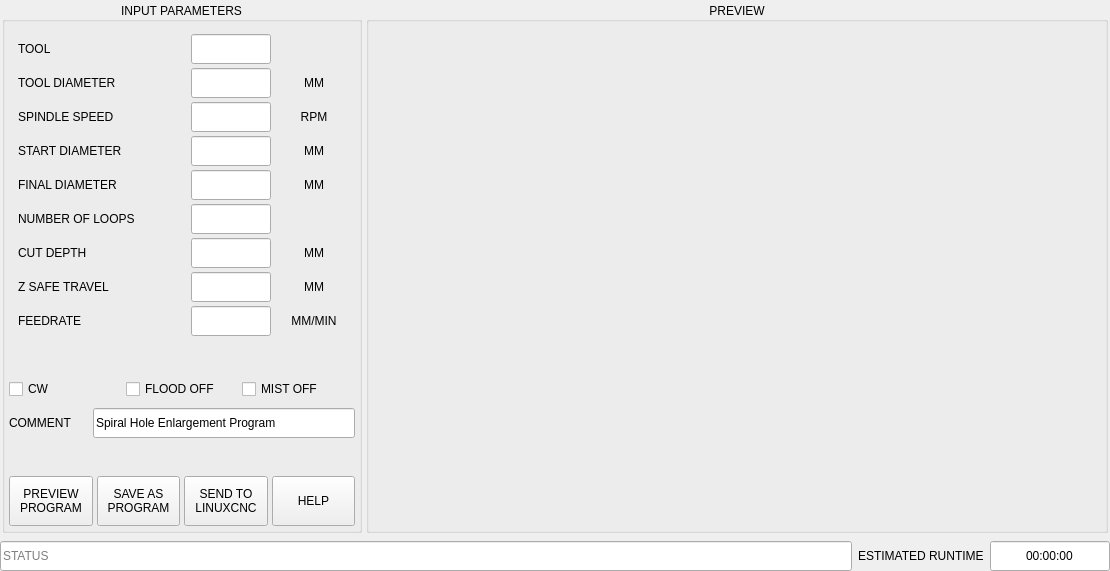
<?xml version="1.0" encoding="UTF-8"?>
<ui version="4.0">
 <class>Form</class>
 <widget class="QWidget" name="Form">
  <property name="geometry">
   <rect>
    <x>0</x>
    <y>0</y>
    <width>1110</width>
    <height>571</height>
   </rect>
  </property>
  <property name="windowTitle">
   <string>Form</string>
  </property>
  <layout class="QVBoxLayout" name="verticalLayout_2">
   <property name="spacing">
    <number>6</number>
   </property>
   <property name="leftMargin">
    <number>0</number>
   </property>
   <property name="topMargin">
    <number>0</number>
   </property>
   <property name="rightMargin">
    <number>0</number>
   </property>
   <property name="bottomMargin">
    <number>0</number>
   </property>
   <item>
    <widget class="QFrame" name="frame_hole_enlarge">
     <property name="maximumSize">
      <size>
       <width>16777215</width>
       <height>16777215</height>
      </size>
     </property>
     <property name="frameShape">
      <enum>QFrame::NoFrame</enum>
     </property>
     <property name="frameShadow">
      <enum>QFrame::Plain</enum>
     </property>
     <layout class="QHBoxLayout" name="horizontalLayout" stretch="0,1">
      <property name="spacing">
       <number>4</number>
      </property>
      <property name="leftMargin">
       <number>2</number>
      </property>
      <property name="topMargin">
       <number>2</number>
      </property>
      <property name="rightMargin">
       <number>2</number>
      </property>
      <property name="bottomMargin">
       <number>2</number>
      </property>
      <item>
       <widget class="QGroupBox" name="groupbox_parameters">
        <property name="minimumSize">
         <size>
          <width>360</width>
          <height>0</height>
         </size>
        </property>
        <property name="maximumSize">
         <size>
          <width>360</width>
          <height>16777215</height>
         </size>
        </property>
        <property name="title">
         <string>INPUT PARAMETERS</string>
        </property>
        <property name="alignment">
         <set>Qt::AlignCenter</set>
        </property>
        <layout class="QVBoxLayout" name="verticalLayout">
         <property name="spacing">
          <number>4</number>
         </property>
         <property name="leftMargin">
          <number>4</number>
         </property>
         <property name="topMargin">
          <number>12</number>
         </property>
         <property name="rightMargin">
          <number>4</number>
         </property>
         <property name="bottomMargin">
          <number>4</number>
         </property>
         <item>
          <widget class="QWidget" name="widget_tool" native="true">
           <property name="minimumSize">
            <size>
             <width>0</width>
             <height>30</height>
            </size>
           </property>
           <property name="maximumSize">
            <size>
             <width>16777215</width>
             <height>30</height>
            </size>
           </property>
           <layout class="QHBoxLayout" name="horizontalLayout_12">
            <property name="spacing">
             <number>4</number>
            </property>
            <property name="leftMargin">
             <number>0</number>
            </property>
            <property name="topMargin">
             <number>0</number>
            </property>
            <property name="rightMargin">
             <number>0</number>
            </property>
            <property name="bottomMargin">
             <number>0</number>
            </property>
            <item>
             <widget class="QLabel" name="lbl_tool_num">
              <property name="maximumSize">
               <size>
                <width>160</width>
                <height>16777215</height>
               </size>
              </property>
              <property name="text">
               <string>TOOL</string>
              </property>
             </widget>
            </item>
            <item>
             <widget class="QLineEdit" name="lineEdit_tool">
              <property name="sizePolicy">
               <sizepolicy hsizetype="Preferred" vsizetype="Preferred">
                <horstretch>0</horstretch>
                <verstretch>0</verstretch>
               </sizepolicy>
              </property>
              <property name="maximumSize">
               <size>
                <width>80</width>
                <height>16777215</height>
               </size>
              </property>
              <property name="toolTip">
               <string>Program starting RPM</string>
              </property>
              <property name="maxLength">
               <number>5</number>
              </property>
              <property name="alignment">
               <set>Qt::AlignCenter</set>
              </property>
             </widget>
            </item>
            <item>
             <widget class="QLabel" name="label_2">
              <property name="minimumSize">
               <size>
                <width>60</width>
                <height>0</height>
               </size>
              </property>
              <property name="maximumSize">
               <size>
                <width>60</width>
                <height>16777215</height>
               </size>
              </property>
              <property name="text">
               <string/>
              </property>
             </widget>
            </item>
           </layout>
          </widget>
         </item>
         <item>
          <widget class="QWidget" name="widget_too_dia" native="true">
           <property name="minimumSize">
            <size>
             <width>0</width>
             <height>30</height>
            </size>
           </property>
           <property name="maximumSize">
            <size>
             <width>16777215</width>
             <height>30</height>
            </size>
           </property>
           <layout class="QHBoxLayout" name="horizontalLayout_6">
            <property name="spacing">
             <number>4</number>
            </property>
            <property name="leftMargin">
             <number>0</number>
            </property>
            <property name="topMargin">
             <number>0</number>
            </property>
            <property name="rightMargin">
             <number>0</number>
            </property>
            <property name="bottomMargin">
             <number>0</number>
            </property>
            <item>
             <widget class="QLabel" name="lbl_tool_dia">
              <property name="minimumSize">
               <size>
                <width>160</width>
                <height>0</height>
               </size>
              </property>
              <property name="maximumSize">
               <size>
                <width>160</width>
                <height>16777215</height>
               </size>
              </property>
              <property name="text">
               <string>TOOL DIAMETER</string>
              </property>
             </widget>
            </item>
            <item>
             <widget class="QLineEdit" name="lineEdit_tool_dia">
              <property name="sizePolicy">
               <sizepolicy hsizetype="Preferred" vsizetype="Preferred">
                <horstretch>0</horstretch>
                <verstretch>0</verstretch>
               </sizepolicy>
              </property>
              <property name="minimumSize">
               <size>
                <width>80</width>
                <height>0</height>
               </size>
              </property>
              <property name="maximumSize">
               <size>
                <width>80</width>
                <height>16777215</height>
               </size>
              </property>
              <property name="toolTip">
               <string>Program ending RPM</string>
              </property>
              <property name="maxLength">
               <number>10</number>
              </property>
              <property name="alignment">
               <set>Qt::AlignCenter</set>
              </property>
             </widget>
            </item>
            <item>
             <widget class="QLabel" name="lbl_tool_dia_unit">
              <property name="minimumSize">
               <size>
                <width>60</width>
                <height>0</height>
               </size>
              </property>
              <property name="maximumSize">
               <size>
                <width>60</width>
                <height>16777215</height>
               </size>
              </property>
              <property name="text">
               <string>MM</string>
              </property>
              <property name="alignment">
               <set>Qt::AlignCenter</set>
              </property>
             </widget>
            </item>
           </layout>
          </widget>
         </item>
         <item>
          <widget class="QWidget" name="widget_spindle" native="true">
           <property name="minimumSize">
            <size>
             <width>0</width>
             <height>30</height>
            </size>
           </property>
           <property name="maximumSize">
            <size>
             <width>16777215</width>
             <height>30</height>
            </size>
           </property>
           <layout class="QHBoxLayout" name="horizontalLayout_13">
            <property name="spacing">
             <number>4</number>
            </property>
            <property name="leftMargin">
             <number>0</number>
            </property>
            <property name="topMargin">
             <number>0</number>
            </property>
            <property name="rightMargin">
             <number>0</number>
            </property>
            <property name="bottomMargin">
             <number>0</number>
            </property>
            <item>
             <widget class="QLabel" name="lbl_spindle">
              <property name="minimumSize">
               <size>
                <width>160</width>
                <height>0</height>
               </size>
              </property>
              <property name="maximumSize">
               <size>
                <width>160</width>
                <height>16777215</height>
               </size>
              </property>
              <property name="text">
               <string>SPINDLE SPEED</string>
              </property>
             </widget>
            </item>
            <item>
             <widget class="QLineEdit" name="lineEdit_spindle">
              <property name="sizePolicy">
               <sizepolicy hsizetype="Preferred" vsizetype="Preferred">
                <horstretch>0</horstretch>
                <verstretch>0</verstretch>
               </sizepolicy>
              </property>
              <property name="minimumSize">
               <size>
                <width>80</width>
                <height>0</height>
               </size>
              </property>
              <property name="maximumSize">
               <size>
                <width>80</width>
                <height>16777215</height>
               </size>
              </property>
              <property name="maxLength">
               <number>10</number>
              </property>
              <property name="alignment">
               <set>Qt::AlignCenter</set>
              </property>
             </widget>
            </item>
            <item>
             <widget class="QLabel" name="lbl_spindle_unit">
              <property name="minimumSize">
               <size>
                <width>60</width>
                <height>0</height>
               </size>
              </property>
              <property name="maximumSize">
               <size>
                <width>60</width>
                <height>16777215</height>
               </size>
              </property>
              <property name="text">
               <string>RPM</string>
              </property>
              <property name="alignment">
               <set>Qt::AlignCenter</set>
              </property>
             </widget>
            </item>
           </layout>
          </widget>
         </item>
         <item>
          <widget class="QWidget" name="widget_start_dia" native="true">
           <property name="minimumSize">
            <size>
             <width>0</width>
             <height>30</height>
            </size>
           </property>
           <property name="maximumSize">
            <size>
             <width>16777215</width>
             <height>30</height>
            </size>
           </property>
           <layout class="QHBoxLayout" name="horizontalLayout_8">
            <property name="spacing">
             <number>4</number>
            </property>
            <property name="leftMargin">
             <number>0</number>
            </property>
            <property name="topMargin">
             <number>0</number>
            </property>
            <property name="rightMargin">
             <number>0</number>
            </property>
            <property name="bottomMargin">
             <number>0</number>
            </property>
            <item>
             <widget class="QLabel" name="lbl_init_dia">
              <property name="minimumSize">
               <size>
                <width>160</width>
                <height>0</height>
               </size>
              </property>
              <property name="maximumSize">
               <size>
                <width>160</width>
                <height>16777215</height>
               </size>
              </property>
              <property name="toolTip">
               <string/>
              </property>
              <property name="text">
               <string>START DIAMETER</string>
              </property>
             </widget>
            </item>
            <item>
             <widget class="QLineEdit" name="lineEdit_start_dia">
              <property name="sizePolicy">
               <sizepolicy hsizetype="Preferred" vsizetype="Preferred">
                <horstretch>0</horstretch>
                <verstretch>0</verstretch>
               </sizepolicy>
              </property>
              <property name="minimumSize">
               <size>
                <width>80</width>
                <height>0</height>
               </size>
              </property>
              <property name="maximumSize">
               <size>
                <width>80</width>
                <height>16777215</height>
               </size>
              </property>
              <property name="toolTip">
               <string>Total program duration in minutes</string>
              </property>
              <property name="maxLength">
               <number>10</number>
              </property>
              <property name="alignment">
               <set>Qt::AlignCenter</set>
              </property>
             </widget>
            </item>
            <item>
             <widget class="QLabel" name="lbl_start_dia_unit">
              <property name="minimumSize">
               <size>
                <width>60</width>
                <height>0</height>
               </size>
              </property>
              <property name="maximumSize">
               <size>
                <width>60</width>
                <height>16777215</height>
               </size>
              </property>
              <property name="text">
               <string>MM</string>
              </property>
              <property name="alignment">
               <set>Qt::AlignCenter</set>
              </property>
             </widget>
            </item>
           </layout>
          </widget>
         </item>
         <item>
          <widget class="QWidget" name="widget_final_dia" native="true">
           <property name="minimumSize">
            <size>
             <width>0</width>
             <height>30</height>
            </size>
           </property>
           <property name="maximumSize">
            <size>
             <width>16777215</width>
             <height>30</height>
            </size>
           </property>
           <layout class="QHBoxLayout" name="horizontalLayout_7">
            <property name="spacing">
             <number>4</number>
            </property>
            <property name="leftMargin">
             <number>0</number>
            </property>
            <property name="topMargin">
             <number>0</number>
            </property>
            <property name="rightMargin">
             <number>0</number>
            </property>
            <property name="bottomMargin">
             <number>0</number>
            </property>
            <item>
             <widget class="QLabel" name="lbl_final_dia">
              <property name="minimumSize">
               <size>
                <width>160</width>
                <height>0</height>
               </size>
              </property>
              <property name="maximumSize">
               <size>
                <width>160</width>
                <height>16777215</height>
               </size>
              </property>
              <property name="toolTip">
               <string>Tool to use for facing</string>
              </property>
              <property name="text">
               <string>FINAL DIAMETER</string>
              </property>
             </widget>
            </item>
            <item>
             <widget class="QLineEdit" name="lineEdit_final_dia">
              <property name="sizePolicy">
               <sizepolicy hsizetype="Preferred" vsizetype="Preferred">
                <horstretch>0</horstretch>
                <verstretch>0</verstretch>
               </sizepolicy>
              </property>
              <property name="minimumSize">
               <size>
                <width>80</width>
                <height>0</height>
               </size>
              </property>
              <property name="maximumSize">
               <size>
                <width>80</width>
                <height>16777215</height>
               </size>
              </property>
              <property name="toolTip">
               <string>Number of program steps</string>
              </property>
              <property name="maxLength">
               <number>10</number>
              </property>
              <property name="alignment">
               <set>Qt::AlignCenter</set>
              </property>
             </widget>
            </item>
            <item>
             <widget class="QLabel" name="lbl_final_dia_unit">
              <property name="minimumSize">
               <size>
                <width>60</width>
                <height>0</height>
               </size>
              </property>
              <property name="maximumSize">
               <size>
                <width>60</width>
                <height>16777215</height>
               </size>
              </property>
              <property name="text">
               <string>MM</string>
              </property>
              <property name="alignment">
               <set>Qt::AlignCenter</set>
              </property>
             </widget>
            </item>
           </layout>
          </widget>
         </item>
         <item>
          <widget class="QWidget" name="widget_depth" native="true">
           <property name="minimumSize">
            <size>
             <width>0</width>
             <height>30</height>
            </size>
           </property>
           <property name="maximumSize">
            <size>
             <width>16777215</width>
             <height>30</height>
            </size>
           </property>
           <layout class="QHBoxLayout" name="horizontalLayout_3">
            <property name="spacing">
             <number>4</number>
            </property>
            <property name="leftMargin">
             <number>0</number>
            </property>
            <property name="topMargin">
             <number>0</number>
            </property>
            <property name="rightMargin">
             <number>0</number>
            </property>
            <property name="bottomMargin">
             <number>0</number>
            </property>
            <item>
             <widget class="QLabel" name="lbl_loops">
              <property name="minimumSize">
               <size>
                <width>160</width>
                <height>0</height>
               </size>
              </property>
              <property name="maximumSize">
               <size>
                <width>160</width>
                <height>16777215</height>
               </size>
              </property>
              <property name="text">
               <string>NUMBER OF LOOPS</string>
              </property>
             </widget>
            </item>
            <item>
             <widget class="QLineEdit" name="lineEdit_loops">
              <property name="sizePolicy">
               <sizepolicy hsizetype="Preferred" vsizetype="Preferred">
                <horstretch>0</horstretch>
                <verstretch>0</verstretch>
               </sizepolicy>
              </property>
              <property name="minimumSize">
               <size>
                <width>80</width>
                <height>0</height>
               </size>
              </property>
              <property name="maximumSize">
               <size>
                <width>80</width>
                <height>16777215</height>
               </size>
              </property>
              <property name="maxLength">
               <number>10</number>
              </property>
              <property name="alignment">
               <set>Qt::AlignCenter</set>
              </property>
             </widget>
            </item>
            <item>
             <widget class="QLabel" name="lbl_loops_unit">
              <property name="minimumSize">
               <size>
                <width>60</width>
                <height>0</height>
               </size>
              </property>
              <property name="maximumSize">
               <size>
                <width>60</width>
                <height>16777215</height>
               </size>
              </property>
              <property name="text">
               <string/>
              </property>
              <property name="alignment">
               <set>Qt::AlignCenter</set>
              </property>
             </widget>
            </item>
           </layout>
          </widget>
         </item>
         <item>
          <widget class="QWidget" name="widget_cut_depth" native="true">
           <property name="minimumSize">
            <size>
             <width>0</width>
             <height>30</height>
            </size>
           </property>
           <property name="maximumSize">
            <size>
             <width>16777215</width>
             <height>30</height>
            </size>
           </property>
           <layout class="QHBoxLayout" name="horizontalLayout_4">
            <property name="spacing">
             <number>4</number>
            </property>
            <property name="leftMargin">
             <number>0</number>
            </property>
            <property name="topMargin">
             <number>0</number>
            </property>
            <property name="rightMargin">
             <number>0</number>
            </property>
            <property name="bottomMargin">
             <number>0</number>
            </property>
            <item>
             <widget class="QLabel" name="lbl_cut_depth">
              <property name="minimumSize">
               <size>
                <width>160</width>
                <height>0</height>
               </size>
              </property>
              <property name="maximumSize">
               <size>
                <width>160</width>
                <height>16777215</height>
               </size>
              </property>
              <property name="text">
               <string>CUT DEPTH</string>
              </property>
             </widget>
            </item>
            <item>
             <widget class="QLineEdit" name="lineEdit_cut_depth">
              <property name="sizePolicy">
               <sizepolicy hsizetype="Preferred" vsizetype="Preferred">
                <horstretch>0</horstretch>
                <verstretch>0</verstretch>
               </sizepolicy>
              </property>
              <property name="minimumSize">
               <size>
                <width>80</width>
                <height>0</height>
               </size>
              </property>
              <property name="maximumSize">
               <size>
                <width>80</width>
                <height>16777215</height>
               </size>
              </property>
              <property name="maxLength">
               <number>10</number>
              </property>
              <property name="alignment">
               <set>Qt::AlignCenter</set>
              </property>
             </widget>
            </item>
            <item>
             <widget class="QLabel" name="lbl_cut_depth_unit">
              <property name="minimumSize">
               <size>
                <width>60</width>
                <height>0</height>
               </size>
              </property>
              <property name="maximumSize">
               <size>
                <width>60</width>
                <height>16777215</height>
               </size>
              </property>
              <property name="text">
               <string>MM</string>
              </property>
              <property name="alignment">
               <set>Qt::AlignCenter</set>
              </property>
             </widget>
            </item>
           </layout>
          </widget>
         </item>
         <item>
          <widget class="QWidget" name="widget_z_safe" native="true">
           <property name="minimumSize">
            <size>
             <width>0</width>
             <height>30</height>
            </size>
           </property>
           <property name="maximumSize">
            <size>
             <width>16777215</width>
             <height>30</height>
            </size>
           </property>
           <layout class="QHBoxLayout" name="horizontalLayout_10">
            <property name="spacing">
             <number>4</number>
            </property>
            <property name="leftMargin">
             <number>0</number>
            </property>
            <property name="topMargin">
             <number>0</number>
            </property>
            <property name="rightMargin">
             <number>0</number>
            </property>
            <property name="bottomMargin">
             <number>0</number>
            </property>
            <item>
             <widget class="QLabel" name="lbl_z_safe">
              <property name="minimumSize">
               <size>
                <width>160</width>
                <height>0</height>
               </size>
              </property>
              <property name="maximumSize">
               <size>
                <width>160</width>
                <height>16777215</height>
               </size>
              </property>
              <property name="text">
               <string>Z SAFE TRAVEL</string>
              </property>
             </widget>
            </item>
            <item>
             <widget class="QLineEdit" name="lineEdit_z_safe">
              <property name="sizePolicy">
               <sizepolicy hsizetype="Preferred" vsizetype="Preferred">
                <horstretch>0</horstretch>
                <verstretch>0</verstretch>
               </sizepolicy>
              </property>
              <property name="minimumSize">
               <size>
                <width>80</width>
                <height>0</height>
               </size>
              </property>
              <property name="maximumSize">
               <size>
                <width>80</width>
                <height>16777215</height>
               </size>
              </property>
              <property name="maxLength">
               <number>10</number>
              </property>
              <property name="alignment">
               <set>Qt::AlignCenter</set>
              </property>
             </widget>
            </item>
            <item>
             <widget class="QLabel" name="lbl_z_safe_unit">
              <property name="minimumSize">
               <size>
                <width>60</width>
                <height>0</height>
               </size>
              </property>
              <property name="maximumSize">
               <size>
                <width>60</width>
                <height>16777215</height>
               </size>
              </property>
              <property name="text">
               <string>MM</string>
              </property>
              <property name="alignment">
               <set>Qt::AlignCenter</set>
              </property>
             </widget>
            </item>
           </layout>
          </widget>
         </item>
         <item>
          <widget class="QWidget" name="widget_feed" native="true">
           <property name="minimumSize">
            <size>
             <width>0</width>
             <height>30</height>
            </size>
           </property>
           <property name="maximumSize">
            <size>
             <width>16777215</width>
             <height>30</height>
            </size>
           </property>
           <layout class="QHBoxLayout" name="horizontalLayout_5">
            <property name="spacing">
             <number>4</number>
            </property>
            <property name="leftMargin">
             <number>0</number>
            </property>
            <property name="topMargin">
             <number>0</number>
            </property>
            <property name="rightMargin">
             <number>0</number>
            </property>
            <property name="bottomMargin">
             <number>0</number>
            </property>
            <item>
             <widget class="QLabel" name="lbl_feed">
              <property name="minimumSize">
               <size>
                <width>160</width>
                <height>0</height>
               </size>
              </property>
              <property name="maximumSize">
               <size>
                <width>160</width>
                <height>16777215</height>
               </size>
              </property>
              <property name="text">
               <string>FEEDRATE</string>
              </property>
             </widget>
            </item>
            <item>
             <widget class="QLineEdit" name="lineEdit_feed">
              <property name="sizePolicy">
               <sizepolicy hsizetype="Preferred" vsizetype="Preferred">
                <horstretch>0</horstretch>
                <verstretch>0</verstretch>
               </sizepolicy>
              </property>
              <property name="minimumSize">
               <size>
                <width>80</width>
                <height>0</height>
               </size>
              </property>
              <property name="maximumSize">
               <size>
                <width>80</width>
                <height>16777215</height>
               </size>
              </property>
              <property name="maxLength">
               <number>10</number>
              </property>
              <property name="alignment">
               <set>Qt::AlignCenter</set>
              </property>
             </widget>
            </item>
            <item>
             <widget class="QLabel" name="lbl_feed_unit">
              <property name="minimumSize">
               <size>
                <width>60</width>
                <height>0</height>
               </size>
              </property>
              <property name="maximumSize">
               <size>
                <width>60</width>
                <height>16777215</height>
               </size>
              </property>
              <property name="text">
               <string>MM/MIN</string>
              </property>
              <property name="alignment">
               <set>Qt::AlignCenter</set>
              </property>
             </widget>
            </item>
           </layout>
          </widget>
         </item>
         <item>
          <spacer name="verticalSpacer_2">
           <property name="orientation">
            <enum>Qt::Vertical</enum>
           </property>
           <property name="sizeHint" stdset="0">
            <size>
             <width>20</width>
             <height>40</height>
            </size>
           </property>
          </spacer>
         </item>
         <item>
          <layout class="QHBoxLayout" name="horizontalLayout_14">
           <property name="spacing">
            <number>4</number>
           </property>
           <property name="bottomMargin">
            <number>0</number>
           </property>
           <item>
            <widget class="QCheckBox" name="chk_direction">
             <property name="sizePolicy">
              <sizepolicy hsizetype="Preferred" vsizetype="Preferred">
               <horstretch>0</horstretch>
               <verstretch>0</verstretch>
              </sizepolicy>
             </property>
             <property name="minimumSize">
              <size>
               <width>0</width>
               <height>30</height>
              </size>
             </property>
             <property name="maximumSize">
              <size>
               <width>16777215</width>
               <height>30</height>
              </size>
             </property>
             <property name="toolTip">
              <string>Circular travel direction</string>
             </property>
             <property name="text">
              <string>CW</string>
             </property>
             <property name="checked">
              <bool>false</bool>
             </property>
             <property name="autoExclusive">
              <bool>false</bool>
             </property>
            </widget>
           </item>
           <item>
            <widget class="QCheckBox" name="chk_flood">
             <property name="sizePolicy">
              <sizepolicy hsizetype="Preferred" vsizetype="Preferred">
               <horstretch>0</horstretch>
               <verstretch>0</verstretch>
              </sizepolicy>
             </property>
             <property name="minimumSize">
              <size>
               <width>0</width>
               <height>30</height>
              </size>
             </property>
             <property name="maximumSize">
              <size>
               <width>16777215</width>
               <height>30</height>
              </size>
             </property>
             <property name="text">
              <string>FLOOD OFF</string>
             </property>
            </widget>
           </item>
           <item>
            <widget class="QCheckBox" name="chk_mist">
             <property name="sizePolicy">
              <sizepolicy hsizetype="Preferred" vsizetype="Preferred">
               <horstretch>0</horstretch>
               <verstretch>0</verstretch>
              </sizepolicy>
             </property>
             <property name="minimumSize">
              <size>
               <width>0</width>
               <height>30</height>
              </size>
             </property>
             <property name="maximumSize">
              <size>
               <width>16777215</width>
               <height>30</height>
              </size>
             </property>
             <property name="text">
              <string>MIST OFF</string>
             </property>
            </widget>
           </item>
          </layout>
         </item>
         <item>
          <widget class="QWidget" name="widget_comment" native="true">
           <property name="minimumSize">
            <size>
             <width>0</width>
             <height>30</height>
            </size>
           </property>
           <property name="maximumSize">
            <size>
             <width>16777215</width>
             <height>30</height>
            </size>
           </property>
           <layout class="QHBoxLayout" name="horizontalLayout_11">
            <property name="spacing">
             <number>4</number>
            </property>
            <property name="leftMargin">
             <number>0</number>
            </property>
            <property name="topMargin">
             <number>0</number>
            </property>
            <property name="rightMargin">
             <number>0</number>
            </property>
            <property name="bottomMargin">
             <number>0</number>
            </property>
            <item>
             <widget class="QLabel" name="lbl_comment">
              <property name="minimumSize">
               <size>
                <width>80</width>
                <height>0</height>
               </size>
              </property>
              <property name="maximumSize">
               <size>
                <width>80</width>
                <height>16777215</height>
               </size>
              </property>
              <property name="toolTip">
               <string>Comment for gcode file</string>
              </property>
              <property name="text">
               <string>COMMENT</string>
              </property>
              <property name="alignment">
               <set>Qt::AlignLeading|Qt::AlignLeft|Qt::AlignVCenter</set>
              </property>
             </widget>
            </item>
            <item>
             <widget class="QLineEdit" name="lineEdit_comment">
              <property name="sizePolicy">
               <sizepolicy hsizetype="Preferred" vsizetype="Preferred">
                <horstretch>0</horstretch>
                <verstretch>0</verstretch>
               </sizepolicy>
              </property>
              <property name="toolTip">
               <string/>
              </property>
              <property name="text">
               <string>Spiral Hole Enlargement Program</string>
              </property>
             </widget>
            </item>
           </layout>
          </widget>
         </item>
         <item>
          <spacer name="verticalSpacer">
           <property name="orientation">
            <enum>Qt::Vertical</enum>
           </property>
           <property name="sizeHint" stdset="0">
            <size>
             <width>20</width>
             <height>40</height>
            </size>
           </property>
          </spacer>
         </item>
         <item>
          <layout class="QHBoxLayout" name="horizontalLayout_2">
           <property name="spacing">
            <number>4</number>
           </property>
           <property name="topMargin">
            <number>0</number>
           </property>
           <item>
            <widget class="QPushButton" name="btn_preview">
             <property name="sizePolicy">
              <sizepolicy hsizetype="Preferred" vsizetype="Fixed">
               <horstretch>0</horstretch>
               <verstretch>0</verstretch>
              </sizepolicy>
             </property>
             <property name="minimumSize">
              <size>
               <width>0</width>
               <height>50</height>
              </size>
             </property>
             <property name="maximumSize">
              <size>
               <width>16777215</width>
               <height>50</height>
              </size>
             </property>
             <property name="text">
              <string>PREVIEW
PROGRAM</string>
             </property>
            </widget>
           </item>
           <item>
            <widget class="QPushButton" name="btn_create">
             <property name="sizePolicy">
              <sizepolicy hsizetype="Preferred" vsizetype="Fixed">
               <horstretch>0</horstretch>
               <verstretch>0</verstretch>
              </sizepolicy>
             </property>
             <property name="minimumSize">
              <size>
               <width>0</width>
               <height>50</height>
              </size>
             </property>
             <property name="maximumSize">
              <size>
               <width>16777215</width>
               <height>50</height>
              </size>
             </property>
             <property name="toolTip">
              <string>Create program and save to file</string>
             </property>
             <property name="text">
              <string>SAVE AS
PROGRAM</string>
             </property>
            </widget>
           </item>
           <item>
            <widget class="QPushButton" name="btn_send">
             <property name="sizePolicy">
              <sizepolicy hsizetype="Preferred" vsizetype="Fixed">
               <horstretch>0</horstretch>
               <verstretch>0</verstretch>
              </sizepolicy>
             </property>
             <property name="minimumSize">
              <size>
               <width>0</width>
               <height>50</height>
              </size>
             </property>
             <property name="maximumSize">
              <size>
               <width>16777215</width>
               <height>50</height>
              </size>
             </property>
             <property name="toolTip">
              <string>Create temporary program and load to linuxcnc</string>
             </property>
             <property name="text">
              <string>SEND TO
LINUXCNC</string>
             </property>
            </widget>
           </item>
           <item>
            <widget class="QPushButton" name="btn_help">
             <property name="sizePolicy">
              <sizepolicy hsizetype="Preferred" vsizetype="Fixed">
               <horstretch>0</horstretch>
               <verstretch>0</verstretch>
              </sizepolicy>
             </property>
             <property name="minimumSize">
              <size>
               <width>0</width>
               <height>50</height>
              </size>
             </property>
             <property name="maximumSize">
              <size>
               <width>16777215</width>
               <height>50</height>
              </size>
             </property>
             <property name="text">
              <string>HELP</string>
             </property>
            </widget>
           </item>
          </layout>
         </item>
        </layout>
       </widget>
      </item>
      <item>
       <widget class="QGroupBox" name="groupbox_preview">
        <property name="title">
         <string>PREVIEW</string>
        </property>
        <property name="alignment">
         <set>Qt::AlignCenter</set>
        </property>
        <layout class="QVBoxLayout" name="layout_gb_preview" stretch="0">
         <property name="spacing">
          <number>4</number>
         </property>
         <property name="sizeConstraint">
          <enum>QLayout::SetMaximumSize</enum>
         </property>
         <property name="leftMargin">
          <number>4</number>
         </property>
         <property name="topMargin">
          <number>12</number>
         </property>
         <property name="rightMargin">
          <number>4</number>
         </property>
         <property name="bottomMargin">
          <number>4</number>
         </property>
         <item>
          <widget class="GCodeGraphics" name="graphic_preview">
           <property name="_view" stdset="0">
            <string>z</string>
           </property>
           <property name="_small_origin" stdset="0">
            <bool>true</bool>
           </property>
           <property name="background_color" stdset="0">
            <color alpha="250">
             <red>10</red>
             <green>10</green>
             <blue>10</blue>
            </color>
           </property>
           <property name="jog_color" stdset="0">
            <color alpha="0">
             <red>80</red>
             <green>0</green>
             <blue>0</blue>
            </color>
           </property>
           <property name="Feed_color" stdset="0">
            <color alpha="0">
             <red>0</red>
             <green>80</green>
             <blue>0</blue>
            </color>
           </property>
           <property name="Rapid_color" stdset="0">
            <color alpha="0">
             <red>0</red>
             <green>0</green>
             <blue>80</blue>
            </color>
           </property>
           <property name="InhibitControls">
            <bool>true</bool>
           </property>
          </widget>
         </item>
        </layout>
       </widget>
      </item>
     </layout>
    </widget>
   </item>
   <item>
    <layout class="QHBoxLayout" name="horizontalLayout_9">
     <property name="bottomMargin">
      <number>0</number>
     </property>
     <item>
      <widget class="QLineEdit" name="lineEdit_status">
       <property name="sizePolicy">
        <sizepolicy hsizetype="Expanding" vsizetype="Fixed">
         <horstretch>0</horstretch>
         <verstretch>0</verstretch>
        </sizepolicy>
       </property>
       <property name="minimumSize">
        <size>
         <width>0</width>
         <height>30</height>
        </size>
       </property>
       <property name="maximumSize">
        <size>
         <width>16777215</width>
         <height>30</height>
        </size>
       </property>
       <property name="readOnly">
        <bool>true</bool>
       </property>
       <property name="placeholderText">
        <string>STATUS</string>
       </property>
      </widget>
     </item>
     <item>
      <widget class="QLabel" name="lbl_runtime">
       <property name="minimumSize">
        <size>
         <width>0</width>
         <height>30</height>
        </size>
       </property>
       <property name="maximumSize">
        <size>
         <width>16777215</width>
         <height>30</height>
        </size>
       </property>
       <property name="text">
        <string>ESTIMATED RUNTIME</string>
       </property>
      </widget>
     </item>
     <item>
      <widget class="QLineEdit" name="lineEdit_runtime">
       <property name="sizePolicy">
        <sizepolicy hsizetype="Preferred" vsizetype="Fixed">
         <horstretch>0</horstretch>
         <verstretch>0</verstretch>
        </sizepolicy>
       </property>
       <property name="minimumSize">
        <size>
         <width>120</width>
         <height>30</height>
        </size>
       </property>
       <property name="maximumSize">
        <size>
         <width>120</width>
         <height>30</height>
        </size>
       </property>
       <property name="text">
        <string>00:00:00</string>
       </property>
       <property name="maxLength">
        <number>10</number>
       </property>
       <property name="alignment">
        <set>Qt::AlignCenter</set>
       </property>
      </widget>
     </item>
    </layout>
   </item>
  </layout>
 </widget>
 <customwidgets>
  <customwidget>
   <class>GCodeGraphics</class>
   <extends>QWidget</extends>
   <header>qtvcp.widgets.gcode_graphics</header>
   <container>1</container>
  </customwidget>
 </customwidgets>
 <resources/>
 <connections/>
 <slots>
  <slot>validate()</slot>
  <slot>create_program()</slot>
  <slot>units_changed()</slot>
  <slot>raster_changed()</slot>
  <slot>btn_help_clicked()</slot>
 </slots>
</ui>
